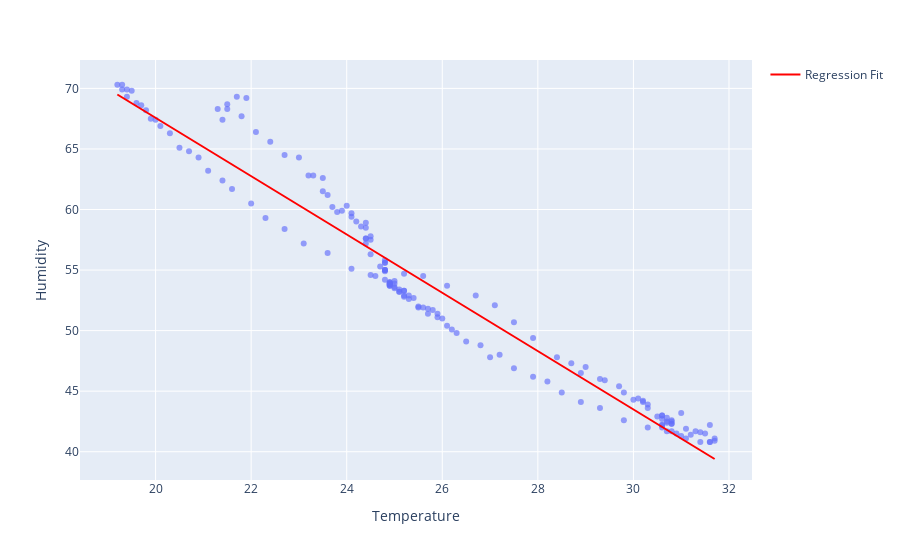

The notebook cell this image was saved under:
### Code cell
# Create scatter plot with regression line using Plotly
fig = px.scatter(df, x='Temperature', y='Humidity', opacity=0.65, labels={'x': "Temperature", 'y': "Humidity"})

# Add trend line
fig.add_traces(go.Scatter(x=test_temps.flatten(), y=predicted_humidity, mode='lines', name='Regression Fit', line=dict(color='red')))

# Show the plot
fig.show()

### Figure 1 — Plotly figure (JSON) as saved in the notebook; plotly's stock layout.template omitted (floating-point values rounded to 4 significant figures; data arrays with more than 128 entries replaced by an {"elided": "..."} marker saying what was removed)
{"data": [{"hovertemplate": "Temperature=%{x}<br>Humidity=%{y}<extra></extra>", "legendgroup": "", "marker": {"color": "#636efa", "opacity": 0.65, "symbol": "circle"}, "mode": "markers", "name": "", "orientation": "v", "showlegend": false, "type": "scatter", "x": {"elided": "166 float values"}, "xaxis": "x", "y": {"elided": "166 float values"}, "yaxis": "y"}, {"line": {"color": "red"}, "mode": "lines", "name": "Regression Fit", "type": "scatter", "x": [19.2, 19.33, 19.45, 19.58, 19.71, 19.83, 19.96, 20.08, 20.21, 20.34, 20.46, 20.59, 20.72, 20.84, 20.97, 21.09, 21.22, 21.35, 21.47, 21.6, 21.73, 21.85, 21.98, 22.1, 22.23, 22.36, 22.48, 22.61, 22.74, 22.86, 22.99, 23.11, 23.24, 23.37, 23.49, 23.62, 23.75, 23.87, 24.0, 24.12, 24.25, 24.38, 24.5, 24.63, 24.76, 24.88, 25.01, 25.13, 25.26, 25.39, 25.51, 25.64, 25.77, 25.89, 26.02, 26.14, 26.27, 26.4, 26.52, 26.65, 26.78, 26.9, 27.03, 27.15, 27.28, 27.41, 27.53, 27.66, 27.79, 27.91, 28.04, 28.16, 28.29, 28.42, 28.54, 28.67, 28.8, 28.92, 29.05, 29.17, 29.3, 29.43, 29.55, 29.68, 29.81, 29.93, 30.06, 30.18, 30.31, 30.44, 30.56, 30.69, 30.82, 30.94, 31.07, 31.19, 31.32, 31.45, 31.57, 31.7], "y": [69.49, 69.19, 68.89, 68.58, 68.28, 67.97, 67.67, 67.37, 67.06, 66.76, 66.45, 66.15, 65.85, 65.54, 65.24, 64.93, 64.63, 64.33, 64.02, 63.72, 63.41, 63.11, 62.81, 62.5, 62.2, 61.89, 61.59, 61.29, 60.98, 60.68, 60.37, 60.07, 59.77, 59.46, 59.16, 58.85, 58.55, 58.25, 57.94, 57.64, 57.33, 57.03, 56.73, 56.42, 56.12, 55.81, 55.51, 55.21, 54.9, 54.6, 54.29, 53.99, 53.69, 53.38, 53.08, 52.77, 52.47, 52.17, 51.86, 51.56, 51.25, 50.95, 50.65, 50.34, 50.04, 49.73, 49.43, 49.13, 48.82, 48.52, 48.21, 47.91, 47.61, 47.3, 47.0, 46.69, 46.39, 46.09, 45.78, 45.48, 45.17, 44.87, 44.57, 44.26, 43.96, 43.65, 43.35, 43.05, 42.74, 42.44, 42.14, 41.83, 41.53, 41.22, 40.92, 40.62, 40.31, 40.01, 39.7, 39.4]}], "layout": {"legend": {"tracegroupgap": 0}, "margin": {"t": 60}, "xaxis": {"anchor": "y", "domain": [0, 1], "title": {"text": "Temperature"}}, "yaxis": {"anchor": "x", "domain": [0, 1], "title": {"text": "Humidity"}}}}
